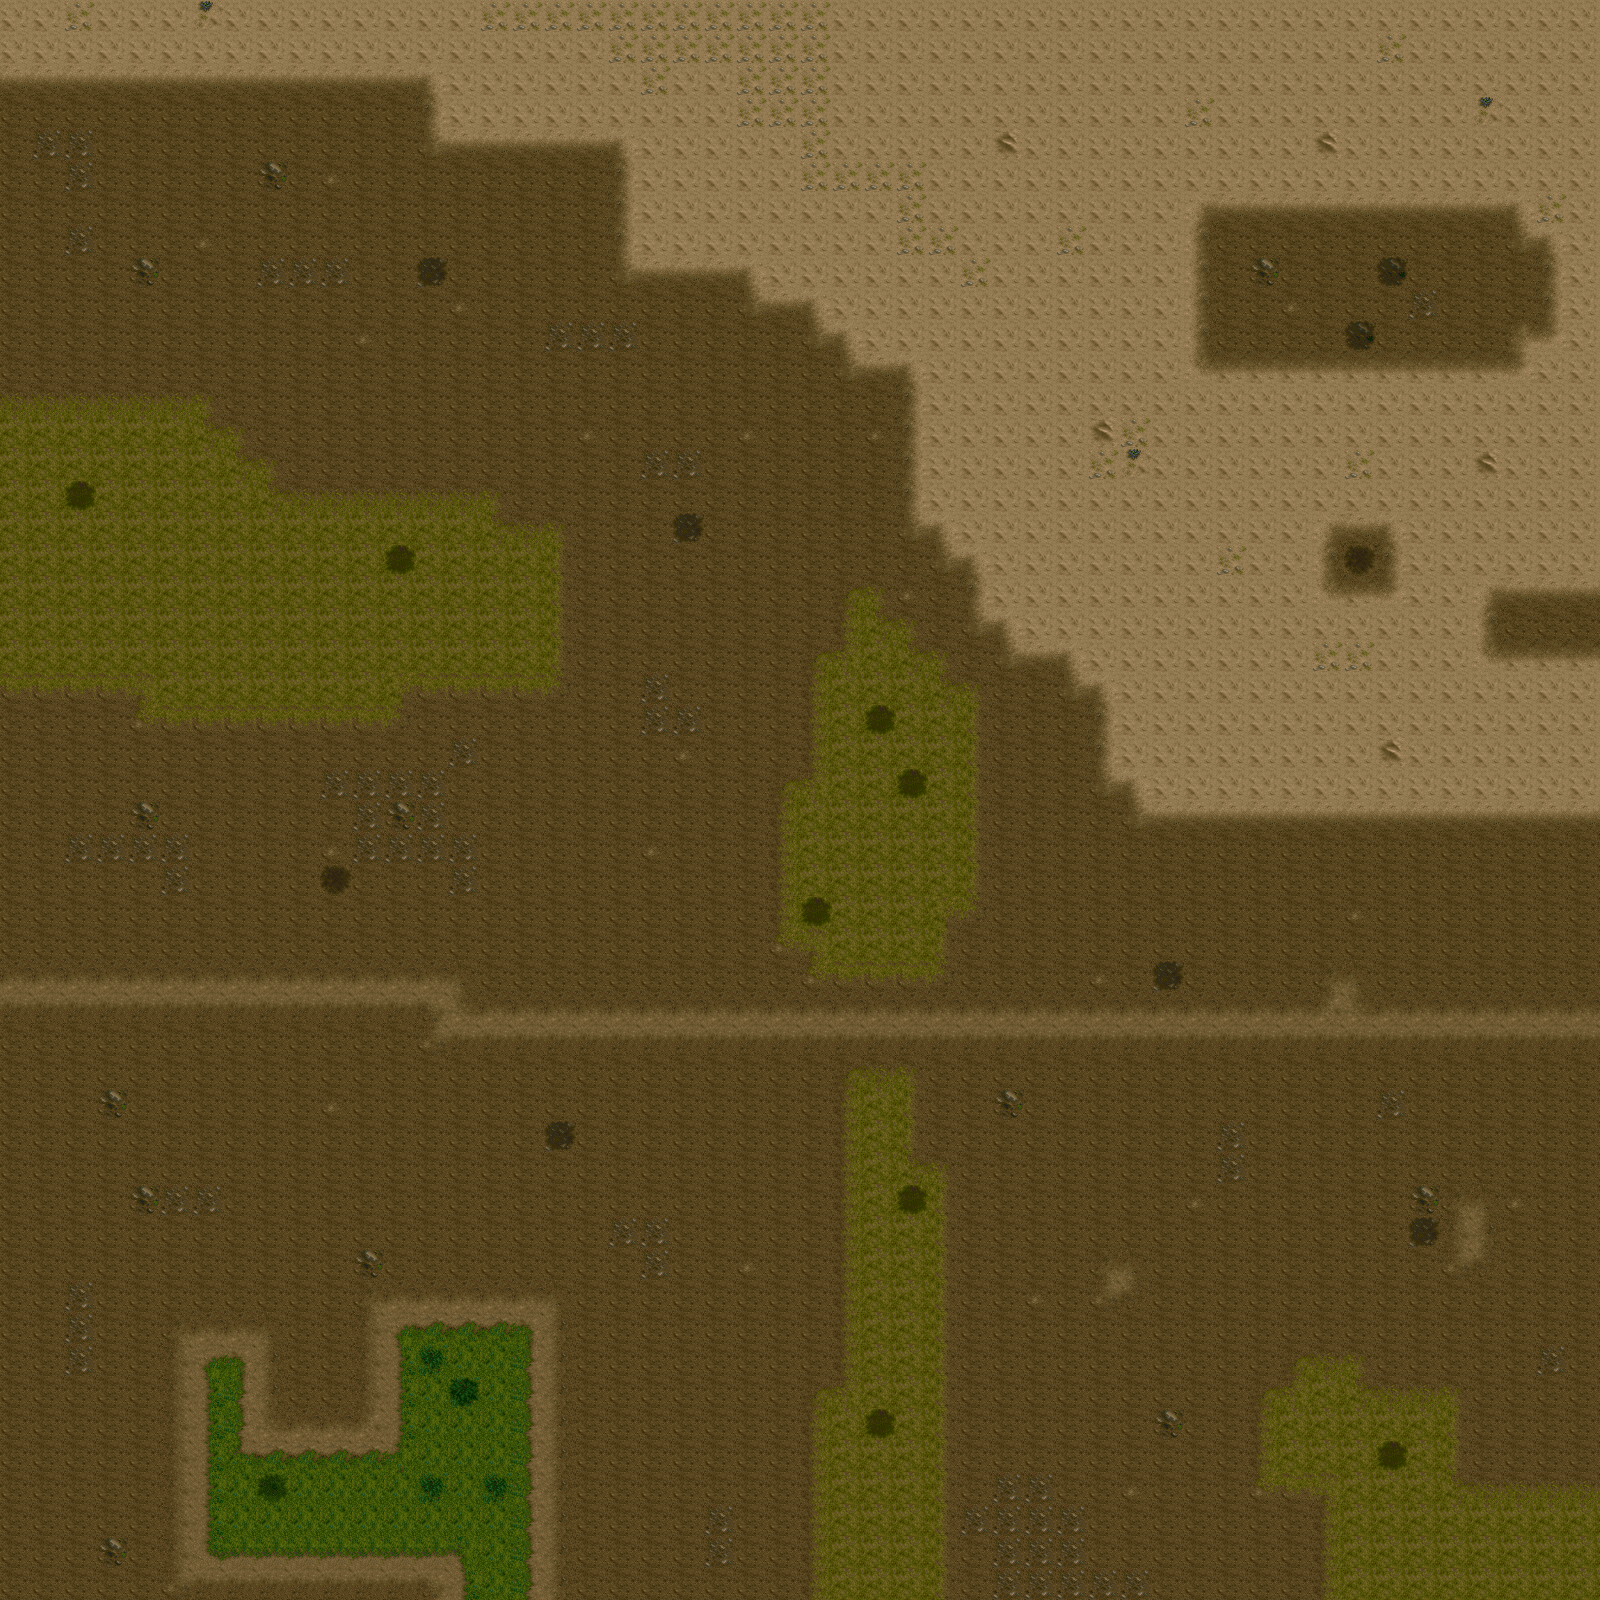

Tiled map render using the project's own tile images. Description and the map definition, with tile-layer contents summarised, below:
An orthogonal 50x50 tile map with 32x32 px tiles, 1 tile layer (Tile Layer 1).

<map version="1.0" orientation="orthogonal" renderorder="right-down" width="50" height="50" tilewidth="32" tileheight="32" nextobjectid="1">
 <tileset firstgid="1" name="ground" tilewidth="32" tileheight="32" tilecount="192" columns="16">
  <image source="map_rect001.png" width="512" height="384" />
 </tileset>
 <layer name="Tile Layer 1" width="50" height="50">
  <data>[2500 cells, 2500 non-empty, 70 distinct tile ids]</data>
 </layer>
</map>